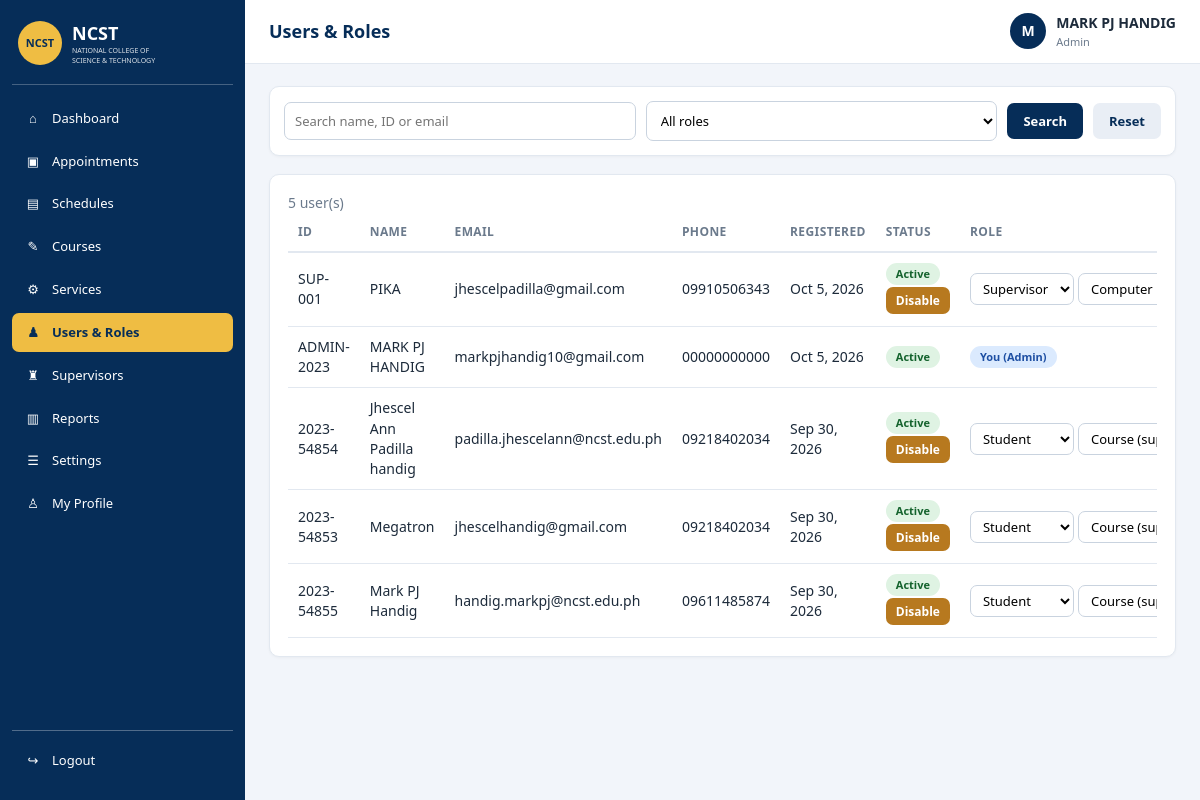
/admin_users.php (signed in), run on the app's committed database.
### tables this page shows
CREATE TABLE `supervisors` (
  `id` int(11) NOT NULL,
  `user_id` int(11) NOT NULL,
  `course_id` int(11) NOT NULL
);

CREATE TABLE `users` (
  `id` int(255) NOT NULL,
  `student_id` varchar(10) NOT NULL,
  `full_name` varchar(100) NOT NULL,
  `email` varchar(150) NOT NULL,
  `phone` varchar(11) NOT NULL,
  `password` varchar(255) NOT NULL,
  `role` enum('student','supervisor','admin') NOT NULL DEFAULT 'student',
  `created_at` timestamp NOT NULL DEFAULT current_timestamp(),
  `status` enum('active','disabled') NOT NULL DEFAULT 'active',
  `course_id` int(11) DEFAULT NULL
);

CREATE TABLE `courses` (
  `id` int(11) NOT NULL,
  `code` varchar(20) NOT NULL,
  `name` varchar(100) NOT NULL,
  `description` varchar(255) DEFAULT NULL,
  `is_active` tinyint(1) NOT NULL DEFAULT 1,
  `created_at` timestamp NOT NULL DEFAULT current_timestamp()
);

### auth.php (called while the page is built, shortened)
<?php
function e($value): string
{
    return htmlspecialchars((string)$value, ENT_QUOTES, 'UTF-8');
}

### lib.php (called while the page is built, shortened)
<?php
require_once __DIR__ . "/auth.php";
function db_exec(mysqli $c, string $sql, string $types = '', array $p = []): mysqli_stmt
{
    $st = $c->prepare($sql);
    if ($types !== '') {
        $st->bind_param($types, ...$p);
    }
    $st->execute();
    return $st;
}
function db_rows(mysqli $c, string $sql, string $types = '', array $p = []): array
{
    $st = db_exec($c, $sql, $types, $p);
    $r = $st->get_result();
    $out = $r ? $r->fetch_all(MYSQLI_ASSOC) : [];
    return $out;
}
function db_row(mysqli $c, string $sql, string $types = '', array $p = []): ?array
{
    $r = db_rows($c, $sql, $types, $p);
    return $r[0] ?? null;
}
function db_val(mysqli $c, string $sql, string $types = '', array $p = [])
{
    $r = db_row($c, $sql, $types, $p);
    return $r ? array_values($r)[0] : null;
}

### admin_users.php (the view, shortened to what this page needs)
<?php
require_once __DIR__ . "/layout.php";
$me = (int)$_SESSION['user_id'];
$q = trim($_GET['q'] ?? '');
$page = max(1, (int)($_GET['page'] ?? 1));
$per = 12;
$w = '1=1'; $t = ''; $p = [];
$total = (int)db_val($conn, "SELECT COUNT(*) FROM users u WHERE $w", $t, $p);
$rows = db_rows($conn, "SELECT u.*, s.course_id sup_course FROM users u LEFT JOIN supervisors s ON s.user_id = u.id
    WHERE $w ORDER BY u.created_at DESC, u.id DESC LIMIT $per OFFSET " . (($page - 1) * $per), $t, $p);
$courses = db_rows($conn, "SELECT id, name FROM courses WHERE is_active = 1 ORDER BY name");
?>
<form method="get" class="filters card">
    <input type="text" name="q" placeholder="Search name, ID or email" value="<?php echo e($q); ?>">
    <select name="role"><option value="">All roles</option>
    </select>
    <button class="btn btn-primary">Search</button><a class="btn btn-light" href="admin_users.php">Reset</a>
</form>
<div class="card">
    <p class="muted"><?php echo $total; ?> user(s)</p>
    <?php if (!$rows): ?><div class="empty">No users found.</div><?php else: ?>
    <div class="table-wrap"><table class="table">
        <thead><tr><th>ID</th><th>Name</th><th>Email</th><th>Phone</th><th>Registered</th><th>Status</th><th>Role</th></tr></thead>
        <tbody>
        <?php foreach ($rows as $r): $self = (int)$r['id'] === $me; ?>
            <tr>
                <td><?php echo e($r['student_id']); ?></td>
                <td><?php echo e($r['full_name']); ?></td>
                <td><?php echo e($r['email']); ?></td>
                <td><?php echo e($r['phone']); ?></td>
                <td><?php echo e(date('M j, Y', strtotime($r['created_at']))); ?></td>
                <td>
                    <span class="badge <?php echo $r['status'] === 'active' ? 'badge-confirmed' : 'badge-cancelled'; ?>"><?php echo e(ucfirst($r['status'])); ?></span>
                    <?php if (!$self): ?>
                    <form method="post" class="inline-form" data-confirm="<?php echo $r['status'] === 'active' ? 'Disable' : 'Enable'; ?> this account?">
                        <button class="btn btn-sm btn-warn"><?php echo $r['status'] === 'active' ? 'Disable' : 'Enable'; ?></button></form>
                    <?php endif; ?>
                </td>
                <td class="actions">
                    <?php if ($self): ?><span class="badge badge-completed">You (Admin)</span><?php else: ?>
                    <form method="post" class="inline-form" data-confirm="Change this user's role?">
                        <select name="role" class="input-sm">
                            <?php foreach (['student', 'supervisor', 'admin'] as $ro): ?><option value="<?php echo $ro; ?>" <?php echo $r['role'] === $ro ? 'selected' : ''; ?>><?php echo ucfirst($ro); ?></option><?php endforeach; ?>
                        </select>
                        <select name="course_id" class="input-sm" title="Course (only used for Supervisor)">
                            <option value="0">Course (supervisors)</option>
                            <?php foreach ($courses as $c): ?><option value="<?php echo (int)$c['id']; ?>" <?php echo (int)$r['sup_course'] === (int)$c['id'] ? 'selected' : ''; ?>><?php echo e($c['name']); ?></option><?php endforeach; ?>
                        </select>
                    </form>
                    <?php endif; ?>
                </td>
            </tr>
        <?php endforeach; ?>
        </tbody>
    </table></div>
    <?php echo pager($total, $page, $per); endif; ?>
</div>

### app.css (style rules this page uses)
:root { --navy:#062d58;--navy2:#0b4a8a;--gold:#efbd43;--bg:#f2f5fa;--text:#1d2b3b;--muted:#6b7a8c;--line:#e2e8f0;--ok:#1e8e3e;--warn:#b7791f;--bad:#c53030;--card:#fff;--radius:10px }
* { box-sizing:border-box;margin:0;padding:0 }
body { font-family:'Segoe UI',Tahoma,Arial,sans-serif;background:var(--bg);color:var(--text);font-size:14px;line-height:1.45 }
a { color:var(--navy2) }
.muted,small { color:var(--muted) }
.card { background:var(--card);border:1px solid var(--line);border-radius:var(--radius);padding:18px;margin-bottom:18px;box-shadow:0 1px 3px rgba(0,0,0,.04) }
.btn { display:inline-block;border:0;border-radius:7px;padding:9px 16px;font-size:13px;font-weight:600;cursor:pointer;text-decoration:none;font-family:inherit }
.btn-primary { background:var(--navy);color:#fff }
.btn-light { background:#e9eef5;color:var(--navy) }
.btn-warn { background:var(--warn);color:#fff }
.btn-sm { padding:5px 10px;font-size:12px }
.table-wrap { overflow-x:auto }
.table { width:100%;border-collapse:collapse }
.table th { text-align:left;font-size:12px;text-transform:uppercase;letter-spacing:.4px;color:var(--muted);padding:10px;border-bottom:2px solid var(--line);white-space:nowrap }
.table td { padding:10px;border-bottom:1px solid var(--line);vertical-align:middle }
.actions { white-space:normal;min-width:200px }
.inline-form { display:inline-flex;gap:4px;align-items:center;margin:2px 0 }
.badge { display:inline-block;padding:3px 10px;border-radius:20px;font-size:11px;font-weight:700;white-space:nowrap }
.badge-confirmed { background:#dff3e3;color:#14632d }
.badge-completed { background:#dbeafe;color:#1e4fa3 }
input,select,textarea { font-family:inherit;font-size:13px;border:1px solid #c9d3df;border-radius:7px;padding:9px 10px;background:#fff;width:100% }
.input-sm { padding:5px 8px;width:auto }
.filters { display:flex;gap:10px;flex-wrap:wrap;align-items:center;padding:14px }
.filters input,.filters select { width:auto;min-width:150px;flex:1 }

### data on the page
supervisors: user.student_id "SUP-001", user.full_name "PIKA", user.email "jhescelpadilla@gmail.com", user.phone "09910506343", user.created_at "Oct 5, 2026", user.status "Active", shows "Disable", course_id "Computer Engineering"
users: student "ADMIN-2023", full_name "MARK PJ HANDIG", email "markpjhandig10@gmail.com", phone "00000000000", created_at "Oct 5, 2026", status "Active", shows "You (Admin)"
users: student "2023-54854", full_name "Jhescel Ann Padilla handig", email "padilla.jhescelann@ncst.edu.ph", phone "09218402034", created_at "Sep 30, 2026", status "Active", shows "Disable", role "Student"
users: student "2023-54853", full_name "Megatron", email "jhescelhandig@gmail.com", phone "09218402034", created_at "Sep 30, 2026", status "Active", shows "Disable", role "Student"
users: student "2023-54855", full_name "Mark PJ Handig", email "handig.markpj@ncst.edu.ph", phone "09611485874", created_at "Sep 30, 2026", status "Active", shows "Disable", role "Student"

### other printed values
$icon "⌂"
$label "Dashboard"
$icon "▣"
$label "Appointments"
$icon "▤"
$label "Schedules"
$icon "✎"
$label "Courses"
$icon "⚙"
$label "Services"
$icon "♟"
$label "Users & Roles"
$icon "♜"
$label "Supervisors"
$icon "▥"
